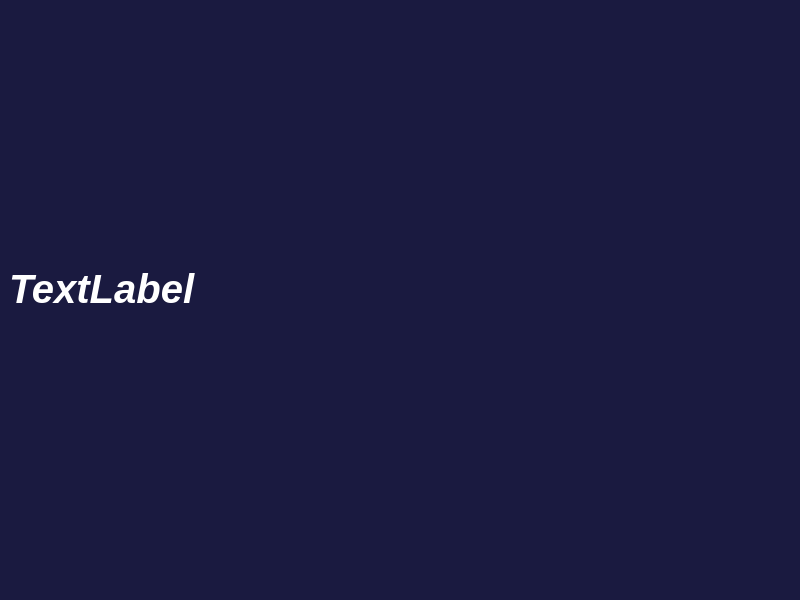
<?xml version="1.0" encoding="UTF-8"?>
<ui version="4.0">
 <class>MainWindow</class>
 <widget class="QMainWindow" name="MainWindow">
  <property name="geometry">
   <rect>
    <x>0</x>
    <y>0</y>
    <width>800</width>
    <height>600</height>
   </rect>
  </property>
  <property name="windowTitle">
   <string>MainWindow</string>
  </property>
  <property name="styleSheet">
   <string notr="true">background: #1A1A40;</string>
  </property>
  <widget class="QWidget" name="centralwidget">
   <layout class="QGridLayout" name="gridLayout">
    <item row="0" column="0">
     <widget class="QLabel" name="label">
      <property name="font">
       <font>
        <pointsize>30</pointsize>
        <italic>true</italic>
        <bold>true</bold>
       </font>
      </property>
      <property name="styleSheet">
       <string notr="true">color: white;</string>
      </property>
      <property name="text">
       <string>TextLabel</string>
      </property>
      <property name="margin">
       <number>300</number>
      </property>
     </widget>
    </item>
   </layout>
  </widget>
  <widget class="QMenuBar" name="menubar">
   <property name="geometry">
    <rect>
     <x>0</x>
     <y>0</y>
     <width>800</width>
     <height>25</height>
    </rect>
   </property>
  </widget>
  <widget class="QStatusBar" name="statusbar"/>
 </widget>
 <resources/>
 <connections/>
</ui>
